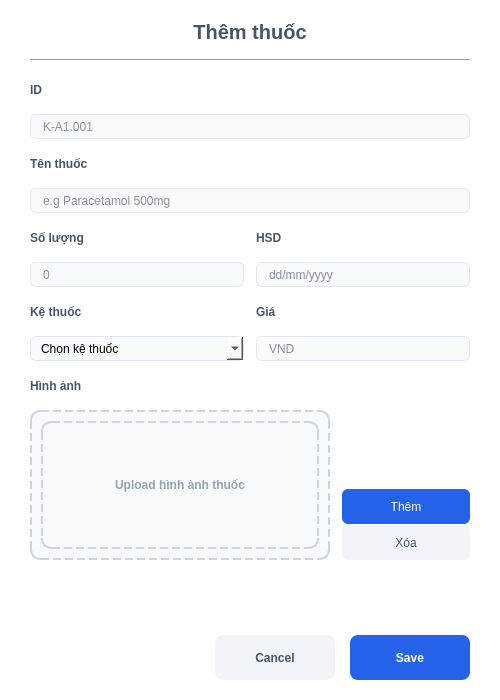
<?xml version="1.0" encoding="UTF-8"?>
<ui version="4.0">
 <class>dlg_medicine_detail</class>
 <widget class="QDialog" name="dlg_medicine_detail">
  <property name="windowModality">
   <enum>Qt::ApplicationModal</enum>
  </property>
  <property name="geometry">
   <rect>
    <x>0</x>
    <y>0</y>
    <width>500</width>
    <height>700</height>
   </rect>
  </property>
  <property name="minimumSize">
   <size>
    <width>500</width>
    <height>700</height>
   </size>
  </property>
  <property name="maximumSize">
   <size>
    <width>500</width>
    <height>700</height>
   </size>
  </property>
  <property name="windowTitle">
   <string>Thêm thuốc mới</string>
  </property>
  <property name="styleSheet">
   <string notr="true">QDialog {
    background-color: #FFFFFF;
}

QLabel {
    color: #475569;
    font-weight: 500;
}

QLineEdit {
    color: #1E293B;
}</string>
  </property>
  <layout class="QVBoxLayout" name="main_layout">
   <property name="spacing">
    <number>15</number>
   </property>
   <property name="leftMargin">
    <number>30</number>
   </property>
   <property name="topMargin">
    <number>20</number>
   </property>
   <property name="rightMargin">
    <number>30</number>
   </property>
   <property name="bottomMargin">
    <number>20</number>
   </property>
   <item>
    <widget class="QLabel" name="lbl_title">
     <property name="styleSheet">
      <string notr="true">font-size: 20px; font-weight: bold; color: #475569;</string>
     </property>
     <property name="text">
      <string>Thêm thuốc</string>
     </property>
     <property name="alignment">
      <set>Qt::AlignCenter</set>
     </property>
    </widget>
   </item>
   <item>
    <widget class="Line" name="line_top">
     <property name="orientation">
      <enum>Qt::Horizontal</enum>
     </property>
    </widget>
   </item>
   <item>
    <layout class="QVBoxLayout" name="layout_form_fields">
     <property name="spacing">
      <number>12</number>
     </property>
     <item>
      <widget class="QLabel" name="lbl_id">
       <property name="minimumSize">
        <size>
         <width>0</width>
         <height>25</height>
        </size>
       </property>
       <property name="text">
        <string>ID</string>
       </property>
      </widget>
     </item>
     <item>
      <widget class="QLineEdit" name="txt_medicine_id">
       <property name="minimumSize">
        <size>
         <width>100</width>
         <height>25</height>
        </size>
       </property>
       <property name="styleSheet">
        <string notr="true">background-color: #F8FAFC; border: 1px solid #E2E8F0; border-radius: 6px; padding-left: 10px;</string>
       </property>
       <property name="placeholderText">
        <string>K-A1.001</string>
       </property>
      </widget>
     </item>
     <item>
      <widget class="QLabel" name="lbl_name">
       <property name="minimumSize">
        <size>
         <width>0</width>
         <height>25</height>
        </size>
       </property>
       <property name="text">
        <string>Tên thuốc</string>
       </property>
      </widget>
     </item>
     <item>
      <widget class="QLineEdit" name="txt_medicine_name">
       <property name="minimumSize">
        <size>
         <width>100</width>
         <height>25</height>
        </size>
       </property>
       <property name="styleSheet">
        <string notr="true">background-color: #F8FAFC; border: 1px solid #E2E8F0; border-radius: 6px; padding-left: 10px;</string>
       </property>
       <property name="placeholderText">
        <string>e.g Paracetamol 500mg</string>
       </property>
      </widget>
     </item>
     <item>
      <layout class="QGridLayout" name="grid_info">
       <property name="verticalSpacing">
        <number>12</number>
       </property>
       <item row="0" column="0">
        <widget class="QLabel" name="lbl_qty">
         <property name="minimumSize">
          <size>
           <width>0</width>
           <height>25</height>
          </size>
         </property>
         <property name="text">
          <string>Số lượng</string>
         </property>
        </widget>
       </item>
       <item row="0" column="1">
        <widget class="QLabel" name="lbl_hsd">
         <property name="minimumSize">
          <size>
           <width>0</width>
           <height>25</height>
          </size>
         </property>
         <property name="text">
          <string>HSD</string>
         </property>
        </widget>
       </item>
       <item row="1" column="0">
        <widget class="QLineEdit" name="txt_quantity">
         <property name="minimumSize">
          <size>
           <width>50</width>
           <height>25</height>
          </size>
         </property>
         <property name="styleSheet">
          <string notr="true">background-color: #F8FAFC; border: 1px solid #E2E8F0; border-radius: 6px; padding-left: 10px;</string>
         </property>
         <property name="placeholderText">
          <string>0</string>
         </property>
        </widget>
       </item>
       <item row="1" column="1">
        <widget class="QLineEdit" name="txt_expiry_date">
         <property name="minimumSize">
          <size>
           <width>50</width>
           <height>25</height>
          </size>
         </property>
         <property name="styleSheet">
          <string notr="true">background-color: #F8FAFC; border: 1px solid #E2E8F0; border-radius: 6px; padding-left: 10px;</string>
         </property>
         <property name="placeholderText">
          <string>dd/mm/yyyy</string>
         </property>
        </widget>
       </item>
       <item row="2" column="0">
        <widget class="QLabel" name="lbl_shelf">
         <property name="minimumSize">
          <size>
           <width>0</width>
           <height>25</height>
          </size>
         </property>
         <property name="text">
          <string>Kệ thuốc</string>
         </property>
        </widget>
       </item>
       <item row="2" column="1">
        <widget class="QLabel" name="lbl_price">
         <property name="minimumSize">
          <size>
           <width>0</width>
           <height>25</height>
          </size>
         </property>
         <property name="text">
          <string>Giá</string>
         </property>
        </widget>
       </item>
       <item row="3" column="0">
        <widget class="QComboBox" name="cb_shelf_location">
         <property name="minimumSize">
          <size>
           <width>50</width>
           <height>25</height>
          </size>
         </property>
         <property name="styleSheet">
          <string notr="true">background-color: #F8FAFC; border: 1px solid #E2E8F0; border-radius: 6px; padding-left: 10px;</string>
         </property>
         <item>
          <property name="text">
           <string>Chọn kệ thuốc</string>
          </property>
         </item>
        </widget>
       </item>
       <item row="3" column="1">
        <widget class="QLineEdit" name="txt_price">
         <property name="minimumSize">
          <size>
           <width>50</width>
           <height>25</height>
          </size>
         </property>
         <property name="styleSheet">
          <string notr="true">background-color: #F8FAFC; border: 1px solid #E2E8F0; border-radius: 6px; padding-left: 10px;</string>
         </property>
         <property name="placeholderText">
          <string>VND</string>
         </property>
        </widget>
       </item>
      </layout>
     </item>
     <item>
      <widget class="QLabel" name="lbl_img_title">
       <property name="minimumSize">
        <size>
         <width>0</width>
         <height>25</height>
        </size>
       </property>
       <property name="text">
        <string>Hình ảnh</string>
       </property>
      </widget>
     </item>
     <item>
      <layout class="QHBoxLayout" name="layout_upload">
       <item>
        <widget class="QFrame" name="frame_upload">
         <property name="minimumSize">
          <size>
           <width>300</width>
           <height>150</height>
          </size>
         </property>
         <property name="styleSheet">
          <string notr="true">border: 2px dashed #CBD5E1; border-radius: 10px; background-color: #F8FAFC;</string>
         </property>
         <layout class="QVBoxLayout" name="v_upload">
          <item>
           <widget class="QLabel" name="lbl_upload_text">
            <property name="styleSheet">
             <string notr="true">color: #94A3B8;</string>
            </property>
            <property name="text">
             <string>Upload hình ảnh thuốc</string>
            </property>
            <property name="alignment">
             <set>Qt::AlignCenter</set>
            </property>
           </widget>
          </item>
         </layout>
        </widget>
       </item>
       <item>
        <layout class="QVBoxLayout" name="v_img_btns">
         <property name="spacing">
          <number>1</number>
         </property>
         <item alignment="Qt::AlignBottom">
          <widget class="QPushButton" name="btn_add_img">
           <property name="minimumSize">
            <size>
             <width>80</width>
             <height>35</height>
            </size>
           </property>
           <property name="styleSheet">
            <string notr="true">background-color: #2563EB; color: white; border-radius: 6px;</string>
           </property>
           <property name="text">
            <string>Thêm</string>
           </property>
          </widget>
         </item>
         <item>
          <widget class="QPushButton" name="btn_remove_img">
           <property name="minimumSize">
            <size>
             <width>80</width>
             <height>35</height>
            </size>
           </property>
           <property name="styleSheet">
            <string notr="true">background-color: #F1F5F9; color: #475569; border-radius: 6px;</string>
           </property>
           <property name="text">
            <string>Xóa</string>
           </property>
          </widget>
         </item>
        </layout>
       </item>
      </layout>
     </item>
    </layout>
   </item>
   <item>
    <spacer name="s_mid_v">
     <property name="orientation">
      <enum>Qt::Vertical</enum>
     </property>
     <property name="sizeHint" stdset="0">
      <size>
       <width>20</width>
       <height>20</height>
      </size>
     </property>
    </spacer>
   </item>
   <item>
    <layout class="QHBoxLayout" name="layout_actions">
     <item>
      <spacer name="s_btn_h">
       <property name="orientation">
        <enum>Qt::Horizontal</enum>
       </property>
       <property name="sizeHint" stdset="0">
        <size>
         <width>40</width>
         <height>20</height>
        </size>
       </property>
      </spacer>
     </item>
     <item>
      <widget class="QPushButton" name="btn_secondary">
       <property name="minimumSize">
        <size>
         <width>120</width>
         <height>45</height>
        </size>
       </property>
       <property name="styleSheet">
        <string notr="true">background-color: #F1F5F9; color: #475569; border-radius: 8px; font-weight: bold;</string>
       </property>
       <property name="text">
        <string>Cancel</string>
       </property>
      </widget>
     </item>
     <item>
      <widget class="QPushButton" name="btn_primary">
       <property name="minimumSize">
        <size>
         <width>120</width>
         <height>45</height>
        </size>
       </property>
       <property name="styleSheet">
        <string notr="true">background-color: #2563EB; color: white; border-radius: 8px; font-weight: bold;</string>
       </property>
       <property name="text">
        <string>Save</string>
       </property>
      </widget>
     </item>
    </layout>
   </item>
  </layout>
 </widget>
 <resources/>
 <connections/>
</ui>
